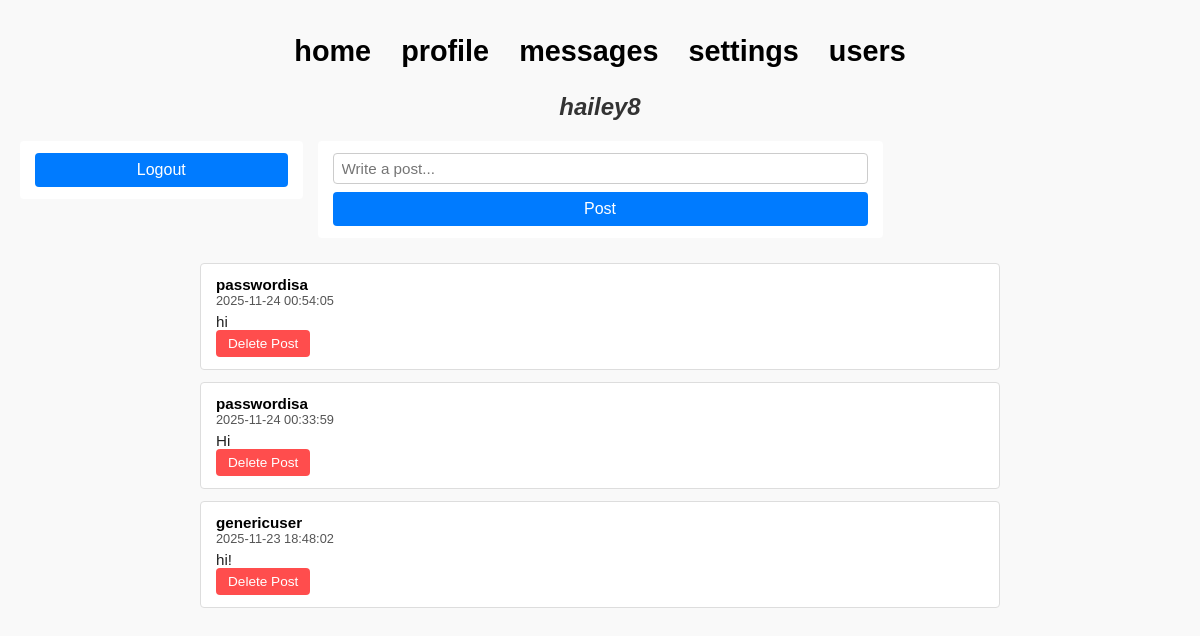
Screenshot of /index.php (signed in) with the database file from the repository.
### tables this page shows
CREATE TABLE `Posts` (
  `PostID` int UNSIGNED NOT NULL,
  `PostContent` varchar(240) NOT NULL,
  `PostTimestamp` timestamp NULL DEFAULT CURRENT_TIMESTAMP
);

CREATE TABLE `Users` (
  `UserID` int UNSIGNED NOT NULL,
  `UserUsername` varchar(15) NOT NULL,
  `UserStatus` enum('Active','Restricted','Banned') DEFAULT 'Active',
  `UserType` enum('Regular','Admin') DEFAULT NULL,
  `UserDateOfBirth` date NOT NULL,
  `UserPassword` varchar(255) NOT NULL
);

### posts.php (the view, shortened to what this page needs)
<?php
$isLoggedIn = isset($_SESSION['username']);
$currentUserID = $isLoggedIn ? $_SESSION['id'] : null;
$currentStatus = $isLoggedIn ? $_SESSION['status'] : null;
$isActive = ($currentStatus === 'Active');
$isBanned = ($currentStatus === 'Banned');
$servername = "127.0.0.1";
$dbUsername = "root";
$dbPassword = "root";
$port = 8889;
try {
    $conn = new PDO("mysql:host=$servername;port=$port;dbname=mininet", $dbUsername, $dbPassword);
    $conn->setAttribute(PDO::ATTR_ERRMODE, PDO::ERRMODE_EXCEPTION);
} catch(PDOException $e) {
    die("Database connection failed: " . $e->getMessage());
}
try {
    $stmt = $conn->prepare("
        SELECT U.UserID, U.UserUsername, P.PostID, P.PostContent, P.PostTimestamp
        FROM Posts P
        INNER JOIN UserPosts UP ON P.PostID = UP.PostID
        INNER JOIN Users U ON UP.UserID = U.UserID
        ORDER BY P.PostTimestamp DESC
        LIMIT 50
    ");
    $stmt->execute();
    $posts = $stmt->fetchAll(PDO::FETCH_ASSOC);
    $friends = [];
    if ($isLoggedIn) {
        $friendStmt = $conn->prepare("
            SELECT User1ID, User2ID
            FROM UserFriends
            WHERE User1ID = :id OR User2ID = :id
        ");
        $friendStmt->bindParam(':id', $currentUserID, PDO::PARAM_INT);
        $friendStmt->execute();
        foreach ($friendStmt->fetchAll(PDO::FETCH_ASSOC) as $f) {
            $friends[] = ($f['User1ID'] == $currentUserID) ? $f['User2ID'] : $f['User1ID'];
        }
    }
} catch(PDOException $e) {
    die("Error fetching posts: " . $e->getMessage());
}
?>
<!DOCTYPE html>
<html lang="en">
<head>
    <link rel="stylesheet" href="/css/posts.css">
    <link rel="stylesheet" href="/css/header.css">
</head>
<body>
    <?php include 'includes/header.php'; ?>
<div class="forms-container">
    <div class="loginForm">
        <?php if ($isLoggedIn): ?>
            <?php if ($isActive): ?>
                <form action="/actions/logout.php" method="post">
                    <input type="submit" class="logout-button" value="Logout">
                </form>
            <?php endif; ?>
        <?php endif; ?>
    </div>
    <div class="postForm">
        <?php if (!$isLoggedIn): ?>
            <p class="login-to-post">Login to post content.</p>
        <?php elseif ($isActive): ?>
            <form action="/actions/post.php" method="post">
                <input type="text" name="postContent" placeholder="Write a post..." required>
                <input type="submit" class="post-button" value="Post">
            </form>
        <?php else: ?>
            <form action="/actions/logout.php" method="post">
                <input type="submit" class="logout-button" value="Logout">
            </form>
        <?php endif; ?>
    </div>
    <div class="signupForm">
    </div>
</div>
<?php if (!$isBanned): ?>
<div class="posts-container">
    <?php foreach ($posts as $row):
        $userID = $row['UserID'];
        $username = $row['UserUsername'];
        $showUsername = $isLoggedIn && ($isAdmin || $userID == $currentUserID || in_array($userID, $friends));
    ?>
    <div class="post-card">
        <div class="<?= $showUsername ? 'username' : 'usernameUnknown' ?>">
            <?php if ($showUsername): ?>
                <a href="/users/<?= urlencode($username) ?>"><?= htmlspecialchars($username) ?></a>
            <?php endif; ?>
        </div>
        <div class="timestamp"><?= htmlspecialchars($row['PostTimestamp']) ?></div>
        <div class="content"><?= htmlspecialchars($row['PostContent']) ?></div>
        <?php if ($isAdmin || $userID == $currentUserID): ?>
            <form action="/actions/deletepost.php" method="post" class="delete-post-form">
                <input type="submit" value="Delete Post">
            </form>
        <?php endif; ?>
    </div>
    <?php endforeach; ?>
</div>
<?php endif; ?>
</body>
</html>

### css/posts.css (style rules this page uses)
* { margin: 0; padding: 0; box-sizing: border-box; font-family: Arial, sans-serif; }
body { background: #f9f9f9; color: #222; display: flex; flex-direction: column; align-items: center; padding: 20px; }
a { text-decoration: none; color: #000; }
.forms-container { display: flex; justify-content: space-between; width: 100%; max-width: 1200px; margin-bottom: 25px; gap: 15px; }
.forms-container form { background: #fff; padding: 12px 15px; border-radius: 4px; display: flex; flex-direction: column; gap: 8px; }
.loginForm, .signupForm { flex: 1; min-width: 200px; }
.postForm { flex: 2; min-width: 350px; }
input[type="text"], input[type="password"], input[type="date"] { padding: 6px 8px; border: 1px solid #ccc; border-radius: 4px; font-size: 0.95rem; width: 100%; }
.forms-container [type="submit"] { padding: 8px; border: none; border-radius: 4px; background-color: #007BFF; color: #fff; cursor: pointer; font-size: 1rem; transition: 0.2s; }
.posts-container { display: flex; flex-direction: column; gap: 12px; width: 100%; max-width: 800px; }
.post-card { background: #fff; border: 1px solid #ddd; border-radius: 4px; padding: 12px 15px; width: 100%; }
.post-card .username { font-weight: bold; font-size: 0.95rem; }
.post-card .timestamp { font-size: 0.8rem; color: #555; margin-bottom: 5px; }
.post-card .content { font-size: 0.95rem; }
.delete-post-form input[type="submit"] { padding: 6px 12px; border: none; border-radius: 4px; background-color: #ff4d4d; color: #fff; cursor: pointer; font-size: 0.85rem; transition: 0.2s; }

### rows the page displays
posts: users.UserUsername "passwordisa", PostTimestamp "2025-11-24 00:54:05", PostContent "hi"
posts: users.UserUsername "passwordisa", PostTimestamp "2025-11-24 00:33:59", PostContent "Hi"
posts: users.UserUsername "genericuser", PostTimestamp "2025-11-23 18:48:02", PostContent "hi!"

### other values shown
$currentUsername "hailey8"
